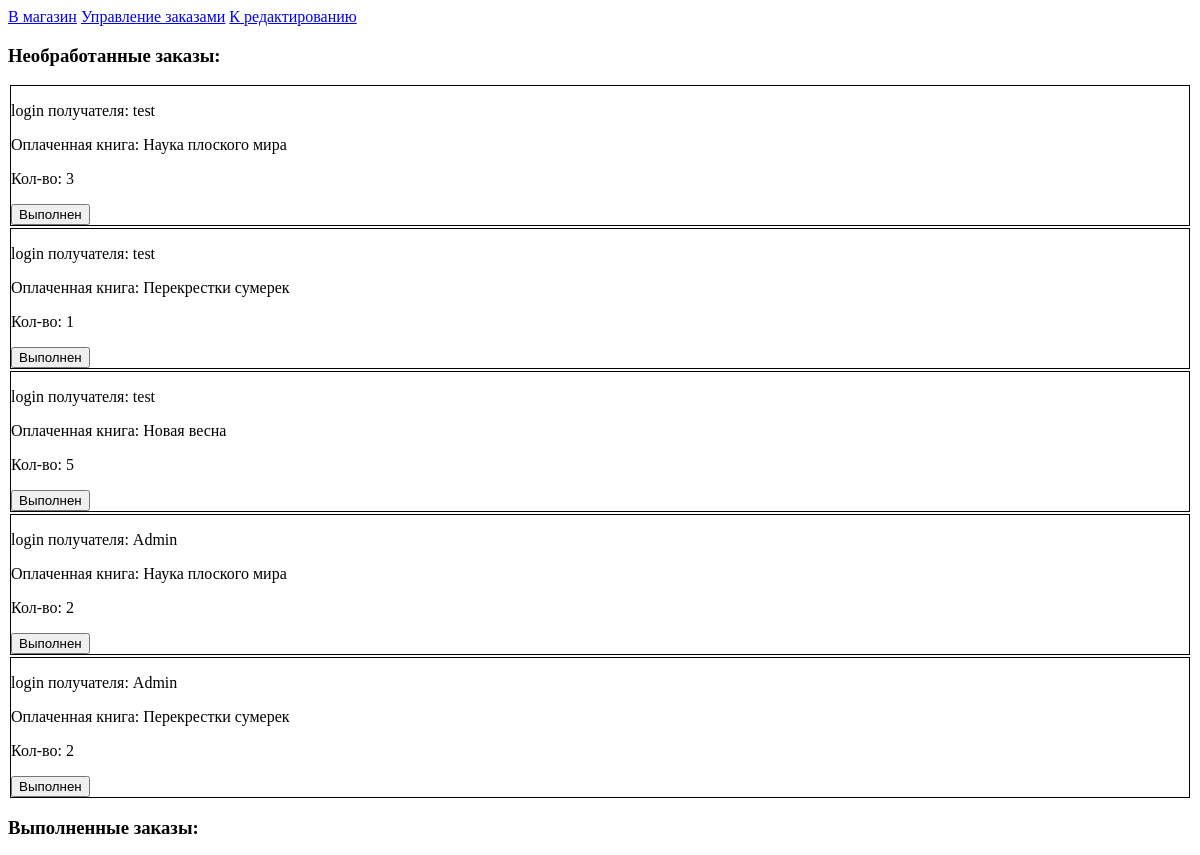
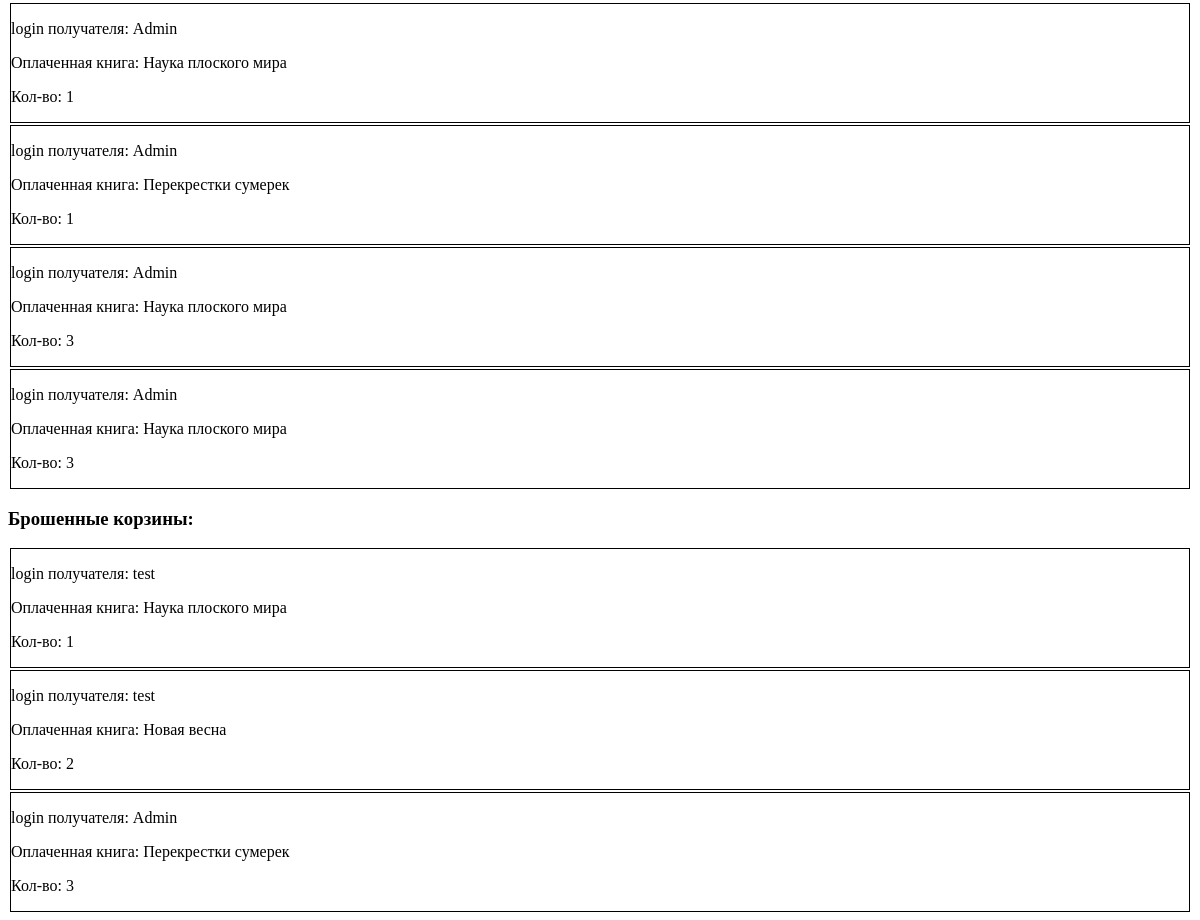
/admin_panel/admin.php?page=control, run on the app's committed database (2 pictures, top to bottom).
### tables this page shows
CREATE TABLE `basket` (
  `id` int NOT NULL,
  `goods_id` int NOT NULL,
  `user_login` varchar(100) NOT NULL,
  `goods_count` int NOT NULL,
  `basket_status` int NOT NULL DEFAULT '1'
);

CREATE TABLE `catalog` (
  `id` int NOT NULL,
  `name` varchar(100) NOT NULL,
  `url` varchar(100) NOT NULL,
  `short_disc` text NOT NULL,
  `disc` text NOT NULL,
  `price` decimal(10,0) NOT NULL,
  `author` varchar(100) NOT NULL
);

### admin_panel/control.php (the view, shortened to what this page needs)
<?php
include('../connect.php');
$queryAdmin = "select b.*, c.name from basket b inner join catalog c on c.id=b.goods_id";
$resultAdmin = mysqli_query($link, $queryAdmin);
?>
<a href="admin.php">К редактированию</a>
<h3>Необработанные заказы:</h3>
<?php
while($row = mysqli_fetch_assoc($resultAdmin)){
	if ($row['basket_status'] == 2): ?>
    <div class="work">
	<p>login получателя: <?= $row['user_login']; ?></p>
	<p>Оплаченная книга: <?= $row['name']; ?></p>
	<p>Кол-во: <?= $row['goods_count']; ?></p>
    <form action="complet.php" method='POST'>
        <input type="submit" value='Выполнен'>
    </form>
    </div>
    <?php endif ?>
    <?php
}
?>
<h3>Выполненные заказы:</h3>
<?php
$resultAdmin = mysqli_query($link, $queryAdmin);
while($row = mysqli_fetch_assoc($resultAdmin)){
	if ($row['basket_status'] == 3): ?>
    <div class="work">
	<p>login получателя: <?= $row['user_login']; ?></p>
	<p>Оплаченная книга: <?= $row['name']; ?></p>
	<p>Кол-во: <?= $row['goods_count']; ?></p>
    </div>
    <?php endif ?>
    <?php
}
?>
<h3>Брошенные корзины:</h3>
<?php
$resultAdmin = mysqli_query($link, $queryAdmin);
while($row = mysqli_fetch_assoc($resultAdmin)){
	if ($row['basket_status'] == 1): ?>
    <div class="work">
	<p>login получателя: <?= $row['user_login']; ?></p>
	<p>Оплаченная книга: <?= $row['name']; ?></p>
	<p>Кол-во: <?= $row['goods_count']; ?></p>
    </div>
    <?php endif ?>
    <?php
}
?>

### admin_panel/admin.php (shortened to what this page needs)
<!DOCTYPE html>
<html lang="en">
<head>
    <link rel="stylesheet" href="style.css">
</head>
<body>
    <a href="../index.php">В магазин</a>
    <a href="?page=control">Управление заказами</a>
    <?php if($_GET['page'] == 'control'){
    include('control.php');
} ?>
</body>
</html>

### admin_panel/style.css (style rules this page uses)
.work { border: 1px solid black; margin: 2px; }

### data on the page
basket: user_login "test", catalog.name "Наука плоского мира", goods_count "3"
basket: user_login "test", catalog.name "Перекрестки сумерек", goods_count "1"
basket: user_login "test", catalog.name "Новая весна", goods_count "5"
basket: user_login "Admin", catalog.name "Наука плоского мира", goods_count "2"
basket: user_login "Admin", catalog.name "Перекрестки сумерек", goods_count "2"
basket: user_login "Admin", catalog.name "Наука плоского мира", goods_count "1"
basket: user_login "Admin", catalog.name "Перекрестки сумерек", goods_count "1"
basket: user_login "Admin", catalog.name "Наука плоского мира", goods_count "3"
basket: user_login "Admin", catalog.name "Наука плоского мира", goods_count "3"
basket: user_login "test", catalog.name "Наука плоского мира", goods_count "1"
basket: user_login "test", catalog.name "Новая весна", goods_count "2"
basket: user_login "Admin", catalog.name "Перекрестки сумерек", goods_count "3"
